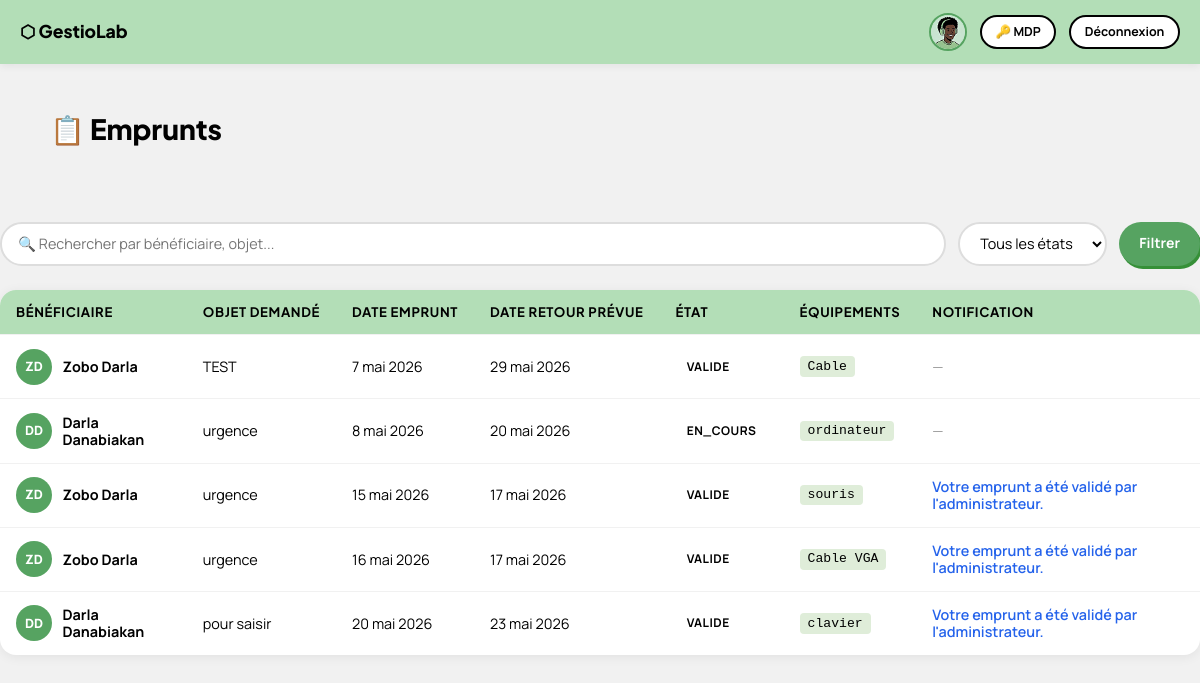
Page /loans/ (signed in) on the committed database.
### gestion_equipements/emprunt/models.py (models this page shows, shortened)
class Emprunt(models.Model):
    EMPRUNT_STATE = [
        ("EN_COURS", "En cours"),
        ("PLANIFIE", "Planifié"),
        ("VALIDE", "Validé"),
        ("RETOURNE", "Retourné"),
        ("EXPIRE", "Expiré"),
        ("ANNULE", "Annulé"),
        ("REFUSE", "Refusé"),
    ]
    equipement = models.ForeignKey(
        'equipements.Equipement',
        on_delete=models.CASCADE,
        related_name="emprunts"
    )
    beneficiaire = models.ForeignKey(Contact, on_delete=models.CASCADE)
    object_dmd = models.CharField(max_length=50)
    date_empr = models.DateField()  # auto_now_add=True)
    date_retour_prevu = models.DateField()
    date_retour_effect = models.DateField(null=True, blank=True)
    message_admin = models.TextField(blank=True, null=True)
    etat = models.CharField(
        max_length=20,
        choices=EMPRUNT_STATE,
        default="EN_COURS"
    )
    def __str__(self):
        return f"{self.equipement} - {self.beneficiaire} ({self.etat})"

### gestion_equipements/contacts/models.py (models this page shows)
class Contact(models.Model):
    TYPE_CHOICES = [
        ('etudiant', 'Étudiant'),
        ('enseignant', 'Enseignant'),
        ('personnel', 'Personnel'),
        ('externe', 'Externe'),
    ]
    nom = models.CharField(max_length=100)
    prenom = models.CharField(max_length=100)
    email = models.EmailField(unique=True)
    telephone = models.CharField(max_length=20, blank=True)
    type_contact = models.CharField(max_length=20, choices=TYPE_CHOICES, default='etudiant')
    matricule = models.CharField(max_length=50, blank=True, unique=True)
    filiere = models.CharField(max_length=100, blank=True)
    adresse = models.TextField(blank=True)
    date_ajout = models.DateTimeField(auto_now_add=True)
    date_modification = models.DateTimeField(auto_now=True)
    est_actif = models.BooleanField(default=True)
    notes = models.TextField(blank=True)
    def __str__(self):
        return f"{self.prenom} {self.nom}"
    @property
    def nom_complet(self):
        return f"{self.prenom} {self.nom}"
    class Meta:
        verbose_name = "Contact"
        ordering = ['nom', 'prenom']

### gestion_equipements/equipements/models.py (models this page shows)
class Equipement(models.Model):
    ETAT_CHOICES = [
        ('disponible', 'Disponible'),
        ('emprunte', 'Emprunté'),
        ('maintenance', 'En maintenance'),
        ('retire', 'Retiré'),
    ]
    nom = models.CharField(max_length=200)
    reference = models.CharField(max_length=100, unique=True, blank=True)
    description = models.TextField(blank=True)
    etat = models.CharField(max_length=20, choices=ETAT_CHOICES, default='disponible')
    localisation = models.CharField(max_length=200, blank=True)
    date_acquisition = models.DateField(null=True, blank=True)
    date_ajout = models.DateTimeField(auto_now_add=True)
    date_modification = models.DateTimeField(auto_now=True)
    image = models.ImageField(upload_to='equipements/', null=True, blank=True)
    est_actif = models.BooleanField(default=True)
    notes = models.TextField(blank=True)
    categorie = models.ForeignKey(Categorie, on_delete=models.SET_NULL, null=True, blank=True, related_name='equipements')
    def __str__(self):
        return f"{self.nom} ({self.reference})"
    class Meta:
        verbose_name = "Équipement"
        ordering = ['nom']

### gestion_equipements/gestion_utilisateurs/views.py (the view)
# urls.py: path('loans/', views.loan_list, name='loan_list'),
@login_required
def loan_list(request):
    emprunts = Emprunt.objects.all()
    print(emprunts)
    return render(request, 'gestion_utilisateurs/listeA.html', {'emprunts': emprunts})

### gestion_equipements/gestion_utilisateurs/templates/gestion_utilisateurs/listeA.html (shortened to what this page needs)
{% load static %}
<!DOCTYPE html>
<html lang="fr">
<head>
  <link rel="stylesheet" href="{% static 'css/reset.css' %}">
  <link rel="stylesheet" href="{% static 'css/modules.css' %}">
</head>
<body>
<header class="header">
  <a href="#" class="header-brand">⬡ GestioLab</a>
  <div class="header-right">
    <img src="{% static 'assets/img/profil-picture.png' %}" alt="profil">
    <a href="{% url 'modifier_mot_de_passe' %}" class="btn btn-outline btn-sm">🔑 MDP</a>
    <a href="{% url 'logout' %}" class="btn btn-outline btn-sm">Déconnexion</a>
  </div>
</header>
<div class="page-wrapper">
  <div class="page-title-bar">
    <h1 class="page-title">📋 Emprunts</h1>
  </div>
  </div>
  <form method="GET" class="filter-bar">
    <input type="text" name="q" value="{{ query }}" placeholder="🔍 Rechercher par bénéficiaire, objet...">
    <select name="etat">
      <option value="">Tous les états</option>
    </select>
    <button type="submit" class="btn btn-green btn-search">Filtrer</button>
  </form>
  <div class="table-card">
    <div class="table-scroll">
      {% if emprunts %}
      <table class="data-table">
        <thead>
          <tr>
            <th>Bénéficiaire</th>
            <th>Objet demandé</th>
            <th>Date emprunt</th>
            <th>Date retour prévue</th>
            <th>État</th>
            <th>Équipements</th>
            <th>Notification</th>
          </tr>
        </thead>
        <tbody>
          {% for emprunt in emprunts %}
          <tr>
            <td>
              <div style="display:flex;align-items:center;gap:.65rem">
                <div class="avatar">
                  {{ emprunt.beneficiaire.prenom|first|upper }}{{ emprunt.beneficiaire.nom|first|upper }}
                </div>
                <strong>{{ emprunt.beneficiaire.nom_complet }}</strong>
              </div>
            </td>
            <td>{{ emprunt.object_dmd }}</td>
            <td>{{ emprunt.date_empr }}</td>
            <td>{{ emprunt.date_retour_prevu }}</td>
            <td>
              <span class="badge badge-etat-{{ emprunt.etat|lower|cut:' ' }}">
                {{ emprunt.etat }}
              </span>
            </td>
             <td style="font-size:.82rem">
            {% if emprunt.equipement %}
              <span style="display:inline-block;margin:.1rem .2rem .1rem 0;padding:.15rem .5rem;background:var(--c4);border-radius:4px;font-family:monospace">
              {{ emprunt.equipement.nom }}
              </span>
            {% else %}
               —
            {% endif %}
          </td>
            <td>
              {% if emprunt.message_admin %}
                <span style="color:#2563eb;font-weight:600">
                  {{ emprunt.message_admin }}
                </span>
              {% else %}
                <span style="color:#999">—</span>
              {% endif %}
          </td>
          {% endfor %}
        </tbody>
      </table>
      {% endif %}
    </div>
  </div>
</body>
</html>

### gestion_equipements/gestion_utilisateurs/static/css/modules.css (style rules this page uses)
*, *::before, *::after { box-sizing: border-box; margin: 0; padding: 0; }
:root { --c1: #010101; --c2: #56A361; --c2d: #3d7a48; --c2l: #B3DEB7; --c3: #FFFFFF; --c4: #DFEDD9; --c5: #A5A5A5; --c6: #F7BBBA; --c7: #601C1D; --c8: #F1F1F1; --c9: #369038; --shadow: 4px 5px 0px 0px #369038; --shadow-sm: 2px 3px 0px 0px #369038; --radius: 16px; --radius-sm: 8px; --ff: 'Plus Jakarta Sans', sans-serif; --ff2: 'Manrope', sans-serif; }
body { font-family: var(--ff2); background-color: var(--c8); color: var(--c1); min-height: 100vh; }
.header { width: 100%; height: 4rem; background-color: var(--c2l); padding-inline: 1.25rem; display: flex; align-items: center; justify-content: space-between; position: sticky; top: 0; z-index: 100; box-shadow: 0 2px 8px #0001; }
.header-brand { font-family: var(--ff); font-weight: 800; font-size: 1.1rem; color: var(--c1); text-decoration: none; }
.header-right { display: flex; align-items: center; gap: .8rem; }
.header-right img { width: 38px; height: 38px; border-radius: 50%; border: 2px solid var(--c2); }
.page-wrapper { max-width: 1140px; margin-inline: auto; padding: 2rem 1.25rem 3rem; }
.page-title-bar { display: flex; flex-wrap: wrap; align-items: center; justify-content: space-between; gap: 1rem; margin-bottom: 1.75rem; }
.page-title { font-family: var(--ff); font-size: 1.75rem; font-weight: 800; }
.filter-bar { display: flex; flex-wrap: wrap; gap: .75rem; margin-bottom: 1.5rem; align-items: center; }
.filter-bar input, .filter-bar select { font-family: var(--ff2); font-size: .9rem; height: 2.75rem; padding: 0 1rem; border: 2px solid #ddd; border-radius: 100px; background: var(--c3); outline: none; transition: border-color .2s; }
.filter-bar input { flex: 1; min-width: 200px; }
.filter-bar .btn-search { height: 2.75rem; }
.btn { display: inline-flex; align-items: center; gap: .4rem; font-family: var(--ff2); font-size: .875rem; font-weight: 700; height: 2.75rem; padding: 0 1.25rem; border-radius: 100px; border: none; cursor: pointer; text-decoration: none; transition: box-shadow .15s, transform .1s; white-space: nowrap; }
.btn-green { background: var(--c2); color: var(--c3); box-shadow: var(--shadow-sm); }
.btn-outline { background: var(--c3); color: var(--c1); border: 2px solid var(--c1); }
.btn-sm { height: 2.1rem; padding: 0 .85rem; font-size: .78rem; }
.table-card { background: var(--c3); border-radius: var(--radius); overflow: hidden; box-shadow: 0 2px 12px #0001; }
.table-scroll { overflow-x: auto; max-height: 55vh; }
.data-table { width: 100%; border-collapse: collapse; }
.data-table thead th { position: sticky; top: 0; z-index: 5; background: var(--c2l); font-family: var(--ff); font-size: .82rem; font-weight: 700; text-transform: uppercase; letter-spacing: .05em; padding: .9rem 1rem; text-align: left; white-space: nowrap; }
.data-table tbody td { padding: .85rem 1rem; font-size: .9rem; border-top: 1px solid var(--c8); vertical-align: middle; }
.badge { display: inline-block; padding: .25rem .7rem; border-radius: 100px; font-size: .75rem; font-weight: 700; text-transform: uppercase; letter-spacing: .04em; }
.avatar { width: 36px; height: 36px; border-radius: 50%; background: var(--c2); color: var(--c3); display: inline-flex; align-items: center; justify-content: center; font-weight: 800; font-size: .8rem; flex-shrink: 0; }

### rows in the picture
Emprunt: beneficiaire.prenom|first "Z", beneficiaire.nom|first "D", beneficiaire.nom_complet "Zobo Darla", object_dmd "TEST", date_empr "7 mai 2026", date_retour_prevu "29 mai 2026", etat "VALIDE", equipement.nom "Cable"
Emprunt: beneficiaire.prenom|first "D", beneficiaire.nom|first "D", beneficiaire.nom_complet "Darla Danabiakan", object_dmd "urgence", date_empr "8 mai 2026", date_retour_prevu "20 mai 2026", etat "EN_COURS", equipement.nom "ordinateur"
Emprunt: beneficiaire.prenom|first "Z", beneficiaire.nom|first "D", beneficiaire.nom_complet "Zobo Darla", object_dmd "urgence", date_empr "15 mai 2026", date_retour_prevu "17 mai 2026", etat "VALIDE", equipement.nom "souris", message_admin "Votre emprunt a été validé par l'administrateur."
Emprunt: beneficiaire.prenom|first "Z", beneficiaire.nom|first "D", beneficiaire.nom_complet "Zobo Darla", object_dmd "urgence", date_empr "16 mai 2026", date_retour_prevu "17 mai 2026", etat "VALIDE", equipement.nom "Cable VGA", message_admin "Votre emprunt a été validé par l'administrateur."
Emprunt: beneficiaire.prenom|first "D", beneficiaire.nom|first "D", beneficiaire.nom_complet "Darla Danabiakan", object_dmd "pour saisir", date_empr "20 mai 2026", date_retour_prevu "23 mai 2026", etat "VALIDE", equipement.nom "clavier", message_admin "Votre emprunt a été validé par l'administrateur."
